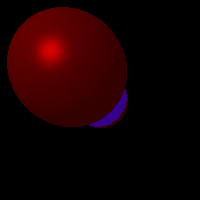

This figure's Python source:
# -*- coding: utf-8 -*-
"""
Created on Tue Jan 19 16:59:31 2016

@author: rsaitkoulovgmailcom
"""
import sys
sys.path.append('..')

import numpy as np
from scene import *
from camera import *
from light import *
from matplotlib.image import *

material1=Material(np.array([0,0,1]),0.2,0.2,0.5,10,0.5)
material2=Material(np.array([1,0,0]),0.2,0.2,0.5,10,0.5)
s1=Sphere(np.array([0,0,3]),0.8,material1)
s2=Sphere(np.array([0.5,0.5,2]),1,material2)
l1=Spotlight(np.array([1,1,0]),np.array([1,1,1]))
sce=Scene([s1,s2],[l1])
#sce=Scene([s2],[l1])
c=Camera(200,200,1)
A=raytracer_render(c,sce)
imsave('shadow8.png', A)
